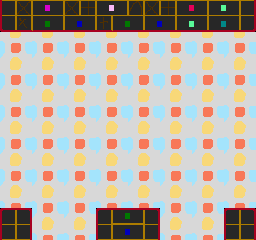

This is a level from a 2D game, rendered from its Tiled map with the project's own tilesets. A one-line summary and the complete map file follow:
An orthogonal 16x15 tile map with 16x16 px tiles, 2 tile layers (back, front) and 6 objects (DeathTrigger, Chaz).

<map version="1.0" orientation="orthogonal" width="16" height="15" tilewidth="16" tileheight="16">
 <tileset firstgid="1" name="tiles1" tilewidth="16" tileheight="16">
  <image source="../tiles0.gif" trans="ff00ff" width="256" height="256" />
 </tileset>
 <layer name="back" width="16" height="15">
  <data encoding="csv">
129,130,129,130,129,130,129,130,129,130,129,130,129,130,129,130,
145,146,145,146,145,146,145,146,145,146,145,146,145,146,145,146,
129,130,129,130,129,130,129,130,129,130,129,130,129,130,129,130,
145,146,145,146,145,146,145,146,145,146,145,146,145,146,145,146,
129,130,129,130,129,130,129,130,129,130,129,130,129,130,129,130,
145,146,145,146,145,146,145,146,145,146,145,146,145,146,145,146,
129,130,129,130,129,130,129,130,129,130,129,130,129,130,129,130,
145,146,145,146,145,146,145,146,145,146,145,146,145,146,145,146,
129,130,129,130,129,130,129,130,129,130,129,130,129,130,129,130,
145,146,145,146,145,146,145,146,145,146,145,146,145,146,145,146,
129,130,129,130,129,130,129,130,129,130,129,130,129,130,129,130,
145,146,145,146,145,146,145,146,145,146,145,146,145,146,145,146,
129,130,129,130,129,130,129,130,129,130,129,130,129,130,129,130,
145,146,145,146,145,146,145,146,145,146,145,146,145,146,145,146,
129,130,129,130,129,130,129,130,129,130,129,130,129,130,129,130
</data>
 </layer>
 <layer name="front" width="16" height="15">
  <data encoding="csv">
97,115,87,88,115,116,85,86,119,115,116,81,82,69,70,104,
17,19,1,2,3,4,20,1,2,3,4,5,6,7,8,24,
0,0,0,0,0,0,0,0,0,0,0,0,0,0,0,0,
0,0,0,0,0,0,0,0,0,0,0,0,0,0,0,0,
0,0,0,0,0,0,0,0,0,0,0,0,0,0,0,0,
0,0,0,0,0,0,0,0,0,0,0,0,0,0,0,0,
0,0,0,0,0,0,0,0,0,0,0,0,0,0,0,0,
0,0,0,0,0,0,0,0,0,0,0,0,0,0,0,0,
0,0,0,0,0,0,0,0,0,0,0,0,0,0,0,0,
0,0,0,0,0,0,0,0,0,0,0,0,0,0,0,0,
0,0,0,0,0,0,0,0,0,0,0,0,0,0,0,0,
0,0,0,0,0,0,0,0,0,0,0,0,0,0,0,0,
0,0,0,0,0,0,0,0,0,0,0,0,0,0,0,0,
33,40,0,0,0,0,33,49,50,40,0,0,0,0,33,40,
113,104,0,0,0,0,113,67,68,104,0,0,0,0,113,104
</data>
 </layer>
 <objectgroup name="lines" width="16" height="15">
  <properties>
   <property name="rarity" value=".5" />
  </properties>
  <object x="0" y="32">
   <polyline points="0,0 256,0" />
  </object>
  <object x="256" y="208">
   <polyline points="0,0 -32,0 -32,32" />
  </object>
  <object x="160" y="240">
   <polyline points="0,0 0,-32 -64,-32 -64,0" />
  </object>
  <object x="32" y="240">
   <polyline points="0,0 0,-32 -32,-32" />
  </object>
 </objectgroup>
 <objectgroup name="objects" width="16" height="15">
  <object name="DeathTrigger" gid="17" x="128" y="256" />
  <object name="Chaz" gid="232" x="112" y="208">
   <properties>
    <property name="min_temple" value="2" />
    <property name="rarity" value=".6" />
   </properties>
  </object>
 </objectgroup>
</map>
